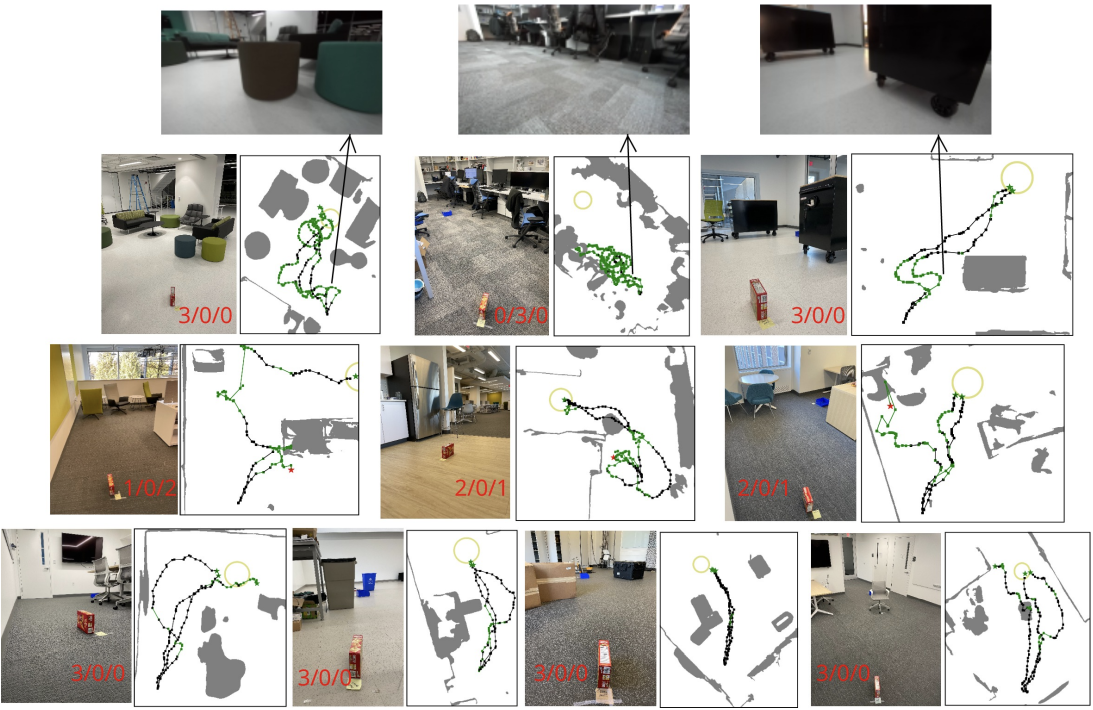
#> input picture src/all-trajectories.png, 2186 x 1420 px, given as the content of the folder /home/temp/3d-front/3D-FRONT-texture/, which was not available (shown at 1/2 size)
$ python downsize_texture.py
#> lines starting #> are read from the running program, lines starting #| are printed output that depends on the picture
# --------------------------------------------------------
# Sim-to-Lab-to-Real: Safe Reinforcement Learning with Shielding and Generalization Guarantees
# https://www.sciencedirect.com/science/article/abs/pii/S0004370222001515
# Copyright (c) 2023 Princeton University
# Email: kaichieh@princeton.edu, allen.ren@princeton.edu
# Licensed under The MIT License [see LICENSE for details]
# --------------------------------------------------------

"""Downsizing texture images.

Downsize the texture images in the 3D-Front dataset to the specified image size
(square). Help to speed up simulation.

Please contact the author(s) of this library if you have any questions.
Authors: Kai-Chieh Hsu (kaichieh@princeton.edu)
         Allen Z. Ren (allen.ren@princeton.edu)
"""

import glob
import os
import argparse
from PIL import Image
import concurrent.futures


def process_helper(args):
    return process(args[0], args[1])


def process(full_path, img_size):
    image_files = glob.glob(full_path + '/*.png')
    for image_file in image_files:
        im = Image.open(image_file)
        try:
            im = im.resize((img_size, img_size))
        except:
            continue
        im.save(image_file)
    print('Done: ' + full_path)


if __name__ == "__main__":
    parser = argparse.ArgumentParser()
    parser.add_argument(
        '--texture_folder', default='/home/temp/3d-front/3D-FRONT-texture/',
        nargs='?', help='path to the 3D-FUTURE-texture folder'
    )
    parser.add_argument(
        '--img_size', default=128, nargs='?',
        help='image size after downsizing'
    )
    parser.add_argument(
        '--num_cpus',
        default=16,
        nargs='?',
        help='number of cpu threads to use',
    )
    args = parser.parse_args()

    # Run in parallel
    folders_all = os.listdir(args.texture_folder)
    job_args = []
    for ind, folder_path in enumerate(folders_all):
        job_args += [(args.texture_folder + folder_path + '/', args.img_size)]
    executor = concurrent.futures.ProcessPoolExecutor(args.num_cpus)
    jobs = [executor.submit(process_helper, job_arg) for job_arg in job_args]
#> in process, im is the input picture: PIL image 2186x1420 RGBA; mean R, G, B, A 193.6, 191.6, 187.4, 255
#> in process, `im = im.resize((img_size, img_size))`:
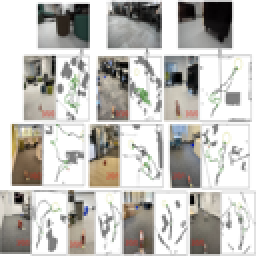
#> im: PIL image 128x128 RGBA (shown 2 times larger); mean R, G, B, A 193.1, 191.2, 186.9, 255
    COUNT = 0
    for job in concurrent.futures.as_completed(jobs):
        COUNT += 1
#> (the run stopped early here; a loop or call above may not have finished)

$ run again, on src/anchor.png
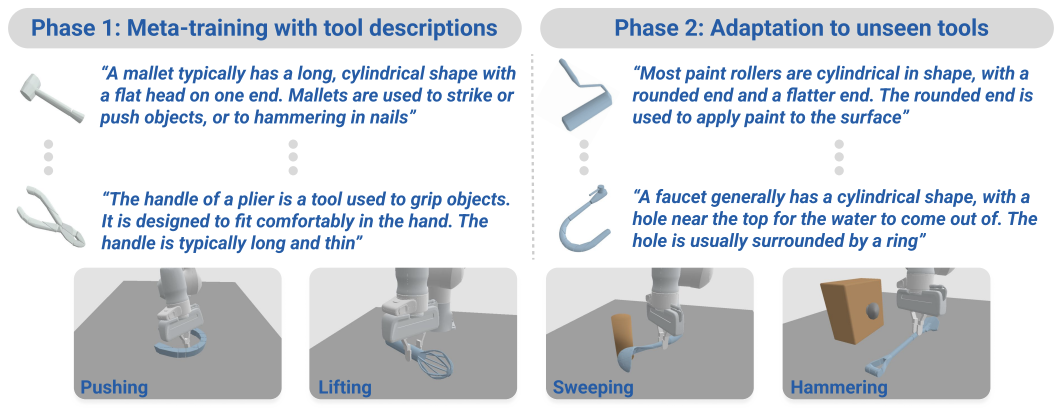
#> input picture src/anchor.png, 2118 x 818 px, given as the content of the folder /home/temp/3d-front/3D-FRONT-texture/, which was not available (shown at 1/2 size)
#> in process, im is the input picture: PIL image 2118x818 RGBA; mean R, G, B, A 215, 218.9, 224, 255
#> in process, `im = im.resize((img_size, img_size))`:
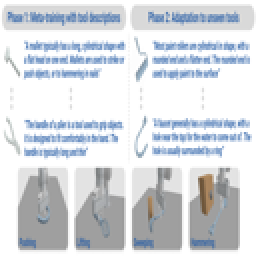
#> im: PIL image 128x128 RGBA (shown 2 times larger); mean R, G, B, A 214.7, 218.7, 223.9, 255

$ run again, on src/critic-comparison.png
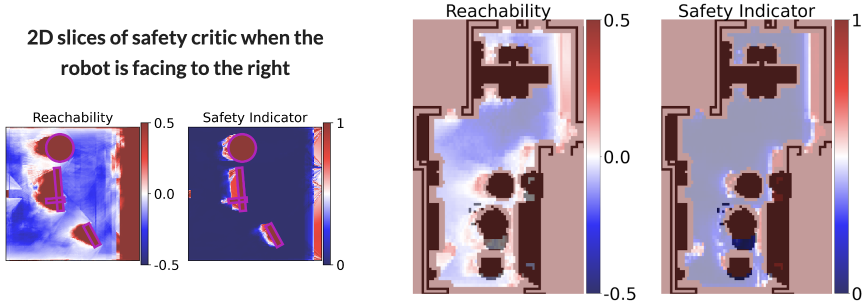
#> input picture src/critic-comparison.png, 1726 x 612 px, given as the content of the folder /home/temp/3d-front/3D-FRONT-texture/, which was not available (shown at 1/2 size)
#> in process, im is the input picture: PIL image 1726x612 RGBA; mean R, G, B, A 194.2, 179.2, 194.9, 255
#> in process, `im = im.resize((img_size, img_size))`:
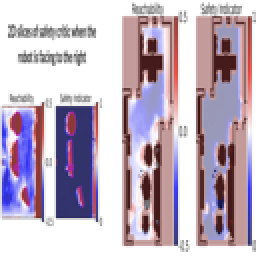
#> im: PIL image 128x128 RGBA (shown 2 times larger); mean R, G, B, A 194, 179, 194.7, 255
